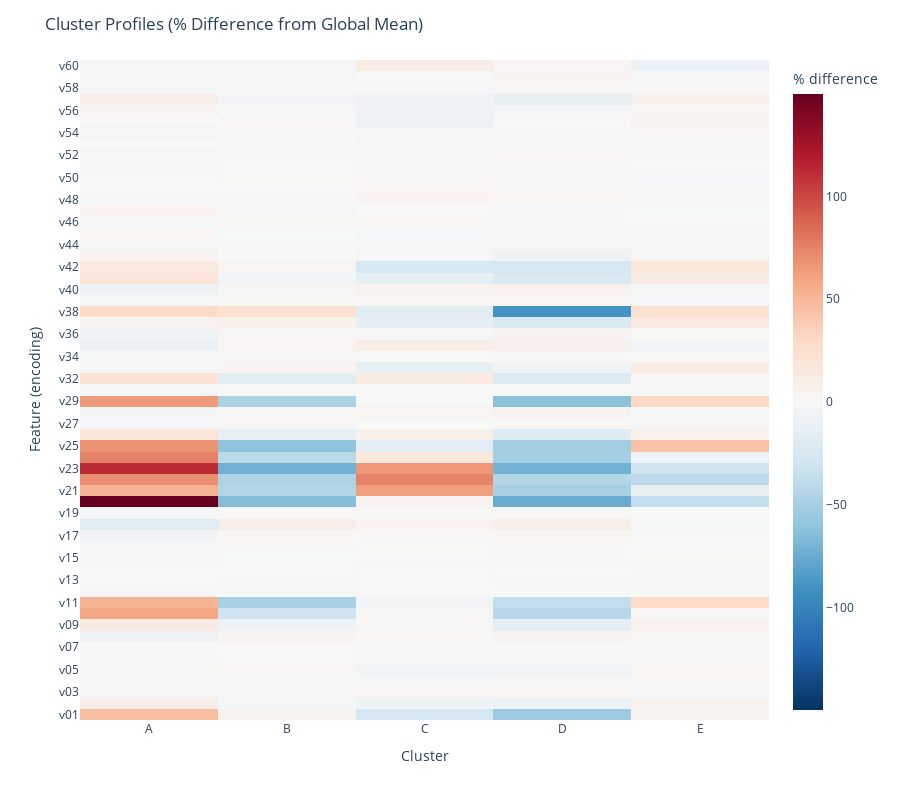

The notebook cell saved with this chart:
### Code cell
# --- Calculate percentage difference ---
pct_diff = ((cluster_means - global_mean) / global_mean) * 100
pct_display_df = pct_diff.T  # index: encodings

# build customdata for hover (human names repeated across clusters)
human_names = pct_display_df.index.map(lambda e: encoding_to_name.get(e, e)).values
customdata_pct = np.tile(human_names.reshape(-1, 1), (1, pct_display_df.shape[1]))

# get symmetric range for colour scale
max_abs = np.nanmax(np.abs(pct_display_df.values))

# --- Heatmap (percentage difference) ---
fig_pct = px.imshow(
    pct_display_df,
    color_continuous_scale="RdBu_r",
    origin="lower",
    aspect="auto",
    labels=dict(x="Cluster", y="Feature (encoding)", color="% difference"),
    zmin=-max_abs,
    zmax=max_abs,
)

# attach customdata and set hover
fig_pct.data[0].customdata = customdata_pct
fig_pct.update_traces(
    hovertemplate="Cluster: %{x}<br>Encoding: %{y}<br>Name: %{customdata}<br>% Difference: %{z:.1f}%<extra></extra>"
)

fig_pct.update_layout(
    title="Cluster Profiles (% Difference from Global Mean)",
    xaxis_title="Cluster",
    yaxis_title="Feature (encoding)",
    height=800
)

fig_pct.show()

### Figure 1 — Plotly figure (JSON) as saved in the notebook; plotly's stock layout.template omitted (floating-point values rounded to 4 significant figures; data arrays with more than 128 entries replaced by an {"elided": "..."} marker saying what was removed)
{"data": [{"coloraxis": "coloraxis", "customdata": {"elided": "59x5 str values"}, "hovertemplate": "Cluster: %{x}<br>Encoding: %{y}<br>Name: %{customdata}<br>% Difference: %{z:.1f}%<extra></extra>", "name": "0", "type": "heatmap", "x": ["A", "B", "C", "D", "E"], "xaxis": "x", "y": ["v01", "v02", "v03", "v04", "v05", "v06", "v07", "v08", "v09", "v10", "v11", "v12", "v13", "v14", "v15", "v16", "v17", "v18", "v19", "v20", "v21", "v22", "v23", "v24", "v25", "v26", "v27", "v28", "v29", "v30", "v32", "v33", "v34", "v35", "v36", "v37", "v38", "v39", "v40", "v41", "v42", "v43", "v44", "v45", "v46", "v47", "v48", "v49", "v50", "v51", "v52", "v53", "v54", "v55", "v56", "v57", "v58", "v59", "v60"], "yaxis": "y", "z": {"elided": "59x5 float values"}}], "layout": {"coloraxis": {"cmax": 149.8, "cmin": -149.8, "colorbar": {"title": {"text": "% difference"}}, "colorscale": [[0, "rgb(5,48,97)"], [0.1, "rgb(33,102,172)"], [0.2, "rgb(67,147,195)"], [0.3, "rgb(146,197,222)"], [0.4, "rgb(209,229,240)"], [0.5, "rgb(247,247,247)"], [0.6, "rgb(253,219,199)"], [0.7, "rgb(244,165,130)"], [0.8, "rgb(214,96,77)"], [0.9, "rgb(178,24,43)"], [1, "rgb(103,0,31)"]]}, "height": 800, "margin": {"t": 60}, "title": {"text": "Cluster Profiles (% Difference from Global Mean)"}, "xaxis": {"anchor": "y", "domain": [0, 1], "title": {"text": "Cluster"}}, "yaxis": {"anchor": "x", "autorange": true, "domain": [0, 1], "title": {"text": "Feature (encoding)"}}}}
